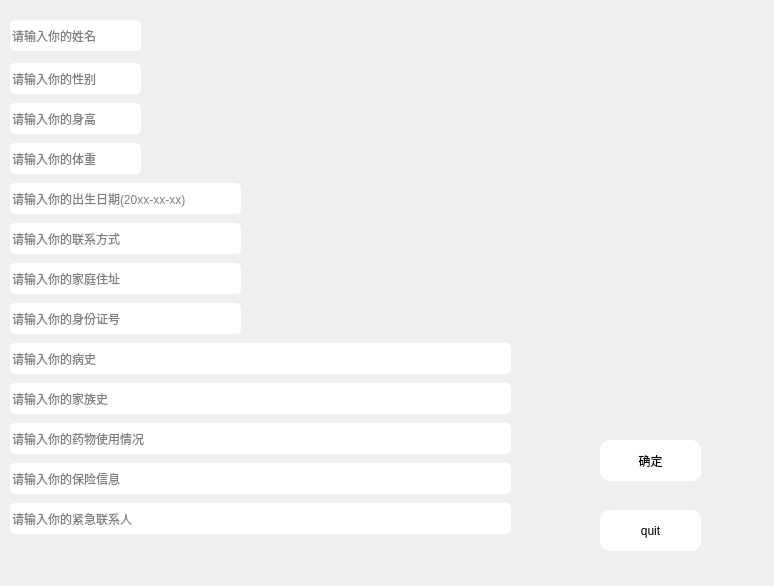
<?xml version="1.0" encoding="UTF-8"?>
<ui version="4.0">
 <class>per_information</class>
 <widget class="QWidget" name="per_information">
  <property name="geometry">
   <rect>
    <x>0</x>
    <y>0</y>
    <width>774</width>
    <height>586</height>
   </rect>
  </property>
  <property name="windowTitle">
   <string>Form</string>
  </property>
  <property name="styleSheet">
   <string notr="true">#per_information{border-image: url(:/picture/蓝色渐变.jpg);}</string>
  </property>
  <widget class="QPushButton" name="pushButton">
   <property name="geometry">
    <rect>
     <x>600</x>
     <y>510</y>
     <width>101</width>
     <height>41</height>
    </rect>
   </property>
   <property name="styleSheet">
    <string notr="true">#pushButton{border-radius:10px;}
#pushButton{background-color: rgb(255, 255, 255);}
</string>
   </property>
   <property name="text">
    <string>quit</string>
   </property>
  </widget>
  <widget class="QLineEdit" name="lineEdit_5">
   <property name="geometry">
    <rect>
     <x>10</x>
     <y>143</y>
     <width>131</width>
     <height>31</height>
    </rect>
   </property>
   <property name="styleSheet">
    <string notr="true">#lineEdit_5{border-radius:5px;}
#lineEdit_5{background-color: rgb(255, 255, 255);}
</string>
   </property>
   <property name="placeholderText">
    <string>请输入你的体重</string>
   </property>
  </widget>
  <widget class="QLineEdit" name="lineEdit">
   <property name="geometry">
    <rect>
     <x>10</x>
     <y>20</y>
     <width>131</width>
     <height>31</height>
    </rect>
   </property>
   <property name="styleSheet">
    <string notr="true">#lineEdit{border-radius:5px;}
#lineEdit{background-color: rgb(255, 255, 255);}
</string>
   </property>
   <property name="placeholderText">
    <string>请输入你的姓名</string>
   </property>
  </widget>
  <widget class="QLineEdit" name="lineEdit_13">
   <property name="geometry">
    <rect>
     <x>10</x>
     <y>503</y>
     <width>501</width>
     <height>31</height>
    </rect>
   </property>
   <property name="styleSheet">
    <string notr="true">#lineEdit_13{border-radius:5px;}
#lineEdit_13{background-color: rgb(255, 255, 255);}
</string>
   </property>
   <property name="placeholderText">
    <string>请输入你的紧急联系人</string>
   </property>
  </widget>
  <widget class="QLineEdit" name="lineEdit_8">
   <property name="geometry">
    <rect>
     <x>10</x>
     <y>303</y>
     <width>231</width>
     <height>31</height>
    </rect>
   </property>
   <property name="styleSheet">
    <string notr="true">#lineEdit_8{border-radius:5px;}
#lineEdit_8{background-color: rgb(255, 255, 255);}
</string>
   </property>
   <property name="text">
    <string/>
   </property>
   <property name="placeholderText">
    <string>请输入你的身份证号</string>
   </property>
  </widget>
  <widget class="QLineEdit" name="lineEdit_12">
   <property name="geometry">
    <rect>
     <x>10</x>
     <y>463</y>
     <width>501</width>
     <height>31</height>
    </rect>
   </property>
   <property name="styleSheet">
    <string notr="true">#lineEdit_12{border-radius:5px;}
#lineEdit_12{background-color: rgb(255, 255, 255);}
</string>
   </property>
   <property name="placeholderText">
    <string>请输入你的保险信息</string>
   </property>
  </widget>
  <widget class="QLineEdit" name="lineEdit_2">
   <property name="geometry">
    <rect>
     <x>10</x>
     <y>63</y>
     <width>131</width>
     <height>31</height>
    </rect>
   </property>
   <property name="styleSheet">
    <string notr="true">#lineEdit_2{border-radius:5px;}
#lineEdit_2{background-color: rgb(255, 255, 255);}
</string>
   </property>
   <property name="placeholderText">
    <string>请输入你的性别</string>
   </property>
  </widget>
  <widget class="QLineEdit" name="lineEdit_6">
   <property name="geometry">
    <rect>
     <x>10</x>
     <y>223</y>
     <width>231</width>
     <height>31</height>
    </rect>
   </property>
   <property name="styleSheet">
    <string notr="true">#lineEdit_6{border-radius:5px;}
#lineEdit_6{background-color: rgb(255, 255, 255);}
</string>
   </property>
   <property name="text">
    <string/>
   </property>
   <property name="placeholderText">
    <string>请输入你的联系方式</string>
   </property>
  </widget>
  <widget class="QPushButton" name="pushButton_2">
   <property name="geometry">
    <rect>
     <x>600</x>
     <y>440</y>
     <width>101</width>
     <height>41</height>
    </rect>
   </property>
   <property name="styleSheet">
    <string notr="true">#pushButton_2{border-radius:10px;}
#pushButton_2{background-color: rgb(255, 255, 255);}
</string>
   </property>
   <property name="text">
    <string>确定</string>
   </property>
  </widget>
  <widget class="QLineEdit" name="lineEdit_9">
   <property name="geometry">
    <rect>
     <x>10</x>
     <y>343</y>
     <width>501</width>
     <height>31</height>
    </rect>
   </property>
   <property name="styleSheet">
    <string notr="true">#lineEdit_9{border-radius:5px;}
#lineEdit_9{background-color: rgb(255, 255, 255);}
</string>
   </property>
   <property name="placeholderText">
    <string>请输入你的病史</string>
   </property>
  </widget>
  <widget class="QLineEdit" name="lineEdit_3">
   <property name="geometry">
    <rect>
     <x>10</x>
     <y>183</y>
     <width>231</width>
     <height>31</height>
    </rect>
   </property>
   <property name="styleSheet">
    <string notr="true">#lineEdit_3{border-radius:5px;}
#lineEdit_3{background-color: rgb(255, 255, 255);}
</string>
   </property>
   <property name="placeholderText">
    <string>请输入你的出生日期(20xx-xx-xx)</string>
   </property>
  </widget>
  <widget class="QLineEdit" name="lineEdit_10">
   <property name="geometry">
    <rect>
     <x>10</x>
     <y>383</y>
     <width>501</width>
     <height>31</height>
    </rect>
   </property>
   <property name="styleSheet">
    <string notr="true">#lineEdit_10{border-radius:5px;}
#lineEdit_10{background-color: rgb(255, 255, 255);}
</string>
   </property>
   <property name="placeholderText">
    <string>请输入你的家族史</string>
   </property>
  </widget>
  <widget class="QLineEdit" name="lineEdit_7">
   <property name="geometry">
    <rect>
     <x>10</x>
     <y>263</y>
     <width>231</width>
     <height>31</height>
    </rect>
   </property>
   <property name="styleSheet">
    <string notr="true">#lineEdit_7{border-radius:5px;}
#lineEdit_7{background-color: rgb(255, 255, 255);}
</string>
   </property>
   <property name="placeholderText">
    <string>请输入你的家庭住址</string>
   </property>
  </widget>
  <widget class="QLineEdit" name="lineEdit_11">
   <property name="geometry">
    <rect>
     <x>10</x>
     <y>423</y>
     <width>501</width>
     <height>31</height>
    </rect>
   </property>
   <property name="styleSheet">
    <string notr="true">#lineEdit_11{border-radius:5px;}
#lineEdit_11{background-color: rgb(255, 255, 255);}
</string>
   </property>
   <property name="placeholderText">
    <string>请输入你的药物使用情况</string>
   </property>
  </widget>
  <widget class="QLineEdit" name="lineEdit_4">
   <property name="geometry">
    <rect>
     <x>10</x>
     <y>103</y>
     <width>131</width>
     <height>31</height>
    </rect>
   </property>
   <property name="styleSheet">
    <string notr="true">#lineEdit_4{border-radius:5px;}
#lineEdit_4{background-color: rgb(255, 255, 255);}
</string>
   </property>
   <property name="placeholderText">
    <string>请输入你的身高</string>
   </property>
  </widget>
  <widget class="QLabel" name="label">
   <property name="geometry">
    <rect>
     <x>535</x>
     <y>-14</y>
     <width>241</width>
     <height>271</height>
    </rect>
   </property>
   <property name="text">
    <string>&lt;html&gt;&lt;head/&gt;&lt;body&gt;&lt;p&gt;&lt;img src=&quot;:/picture/yyyssss.jpg&quot;/&gt;&lt;/p&gt;&lt;/body&gt;&lt;/html&gt;</string>
   </property>
  </widget>
 </widget>
 <resources/>
 <connections>
  <connection>
   <sender>pushButton</sender>
   <signal>clicked()</signal>
   <receiver>per_information</receiver>
   <slot>close()</slot>
   <hints>
    <hint type="sourcelabel">
     <x>524</x>
     <y>452</y>
    </hint>
    <hint type="destinationlabel">
     <x>299</x>
     <y>249</y>
    </hint>
   </hints>
  </connection>
 </connections>
</ui>
